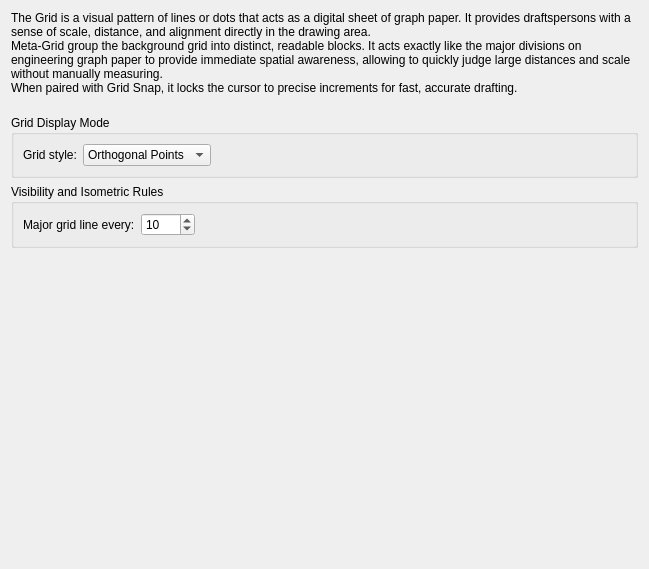
<?xml version="1.0" encoding="UTF-8"?>
<ui version="4.0">
 <class>LC_SettingsPageDraftingThemeGridGeneral</class>
 <widget class="QWidget" name="LC_SettingsPageDraftingThemeGridGeneral">
  <property name="geometry">
   <rect>
    <x>0</x>
    <y>0</y>
    <width>649</width>
    <height>569</height>
   </rect>
  </property>
  <layout class="QVBoxLayout" name="mainLayout">
   <item>
    <widget class="QLabel" name="label">
     <property name="text">
      <string>The Grid is a visual pattern of lines or dots that acts as a digital sheet of graph paper. It provides draftspersons with a sense of scale, distance, and alignment directly in the drawing area. 
Meta-Grid group the background grid into distinct, readable blocks. It acts exactly like the major divisions on engineering graph paper to provide immediate spatial awareness, allowing to quickly judge large distances and scale without manually measuring.
When paired with Grid Snap, it locks the cursor to precise increments for fast, accurate drafting.
</string>
     </property>
     <property name="wordWrap">
      <bool>true</bool>
     </property>
    </widget>
   </item>
   <item>
    <widget class="QGroupBox" name="gbGridType">
     <property name="title">
      <string>Grid Display Mode</string>
     </property>
     <layout class="QGridLayout" name="gridLayout_2">
      <item row="0" column="1">
       <widget class="QComboBox" name="cbGridType">
        <property name="toolTip">
         <string>Grid Type

Choose between drawing points (dots) 
or continuous lines for the grid.</string>
        </property>
        <item>
         <property name="text">
          <string>Orthogonal Points</string>
         </property>
        </item>
        <item>
         <property name="text">
          <string>Orthogonal Lines</string>
         </property>
        </item>
       </widget>
      </item>
      <item row="0" column="2">
       <spacer name="horizontalSpacer_2">
        <property name="orientation">
         <enum>Qt::Orientation::Horizontal</enum>
        </property>
        <property name="sizeHint" stdset="0">
         <size>
          <width>0</width>
          <height>0</height>
         </size>
        </property>
       </spacer>
      </item>
      <item row="0" column="0">
       <widget class="QLabel" name="lblGridType">
        <property name="text">
         <string>Grid style:</string>
        </property>
       </widget>
      </item>
     </layout>
    </widget>
   </item>
   <item>
    <widget class="QGroupBox" name="gbGridDisplay">
     <property name="title">
      <string>Visibility and Isometric Rules</string>
     </property>
     <layout class="QGridLayout" name="gridLayout">
      <item row="0" column="0">
       <widget class="QLabel" name="lblMetaMajor">
        <property name="text">
         <string>Major grid line every:</string>
        </property>
       </widget>
      </item>
      <item row="0" column="2">
       <spacer name="horizontalSpacer">
        <property name="orientation">
         <enum>Qt::Orientation::Horizontal</enum>
        </property>
        <property name="sizeHint" stdset="0">
         <size>
          <width>0</width>
          <height>0</height>
         </size>
        </property>
       </spacer>
      </item>
      <item row="0" column="1">
       <widget class="QSpinBox" name="sbGridMetaMajorEvery">
        <property name="toolTip">
         <string>Meta-grid Density

Controls the frequency of major grid lines compared to minor grid lines.
Number of minor grid cells between each major meta-grid subdivision.</string>
        </property>
        <property name="minimum">
         <number>2</number>
        </property>
        <property name="maximum">
         <number>1000</number>
        </property>
        <property name="value">
         <number>10</number>
        </property>
       </widget>
      </item>
     </layout>
    </widget>
   </item>
   <item>
    <spacer name="verticalSpacer">
     <property name="orientation">
      <enum>Qt::Orientation::Vertical</enum>
     </property>
     <property name="sizeHint" stdset="0">
      <size>
       <width>0</width>
       <height>0</height>
      </size>
     </property>
    </spacer>
   </item>
  </layout>
 </widget>
 <resources/>
 <connections/>
</ui>
